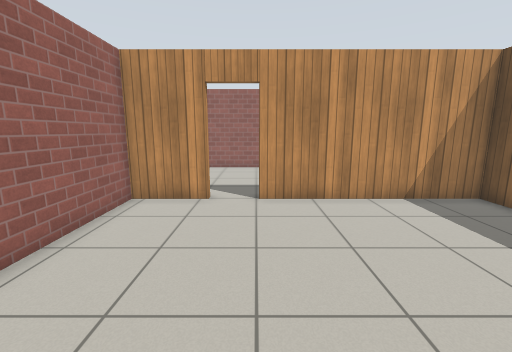
View 1 (above)

18 first-person views from a walk through a robot-simulator world made for Gazebo. The camera is 1.2 m above the floor, tilts 10° down and sees 90° across. The floor is counted in squares, 0.5 m on a side. Each view is taken from the middle of a square. On the plan, view 1 faces up. The plan holds only what a view shows up to about 17 squares ahead; the rest is blank. Gazebo's built-in surfaces are drawn with simple patterns.

View 2
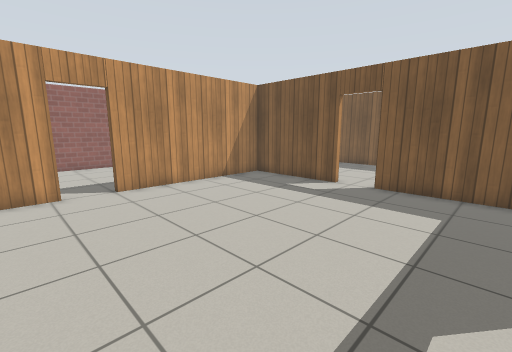

View 3
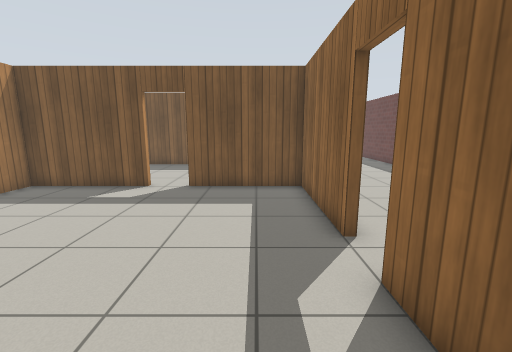

View 4
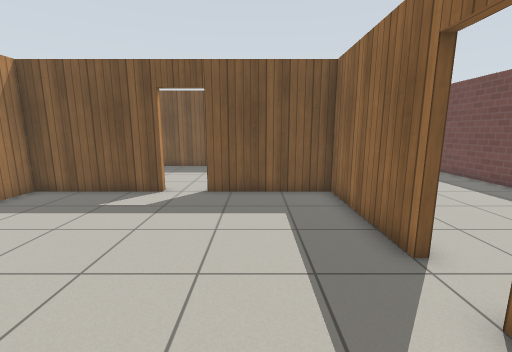

View 5
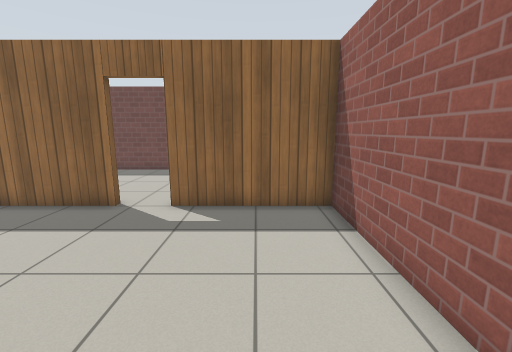

View 6
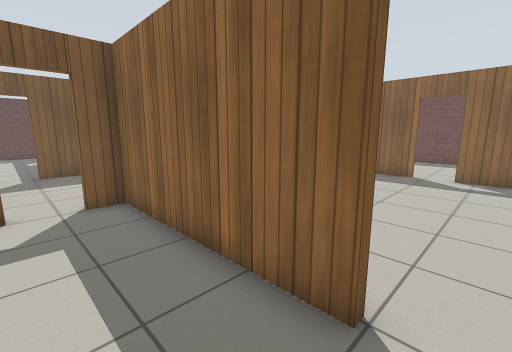

View 7
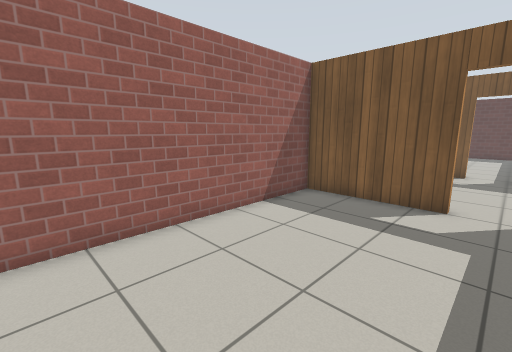

View 8
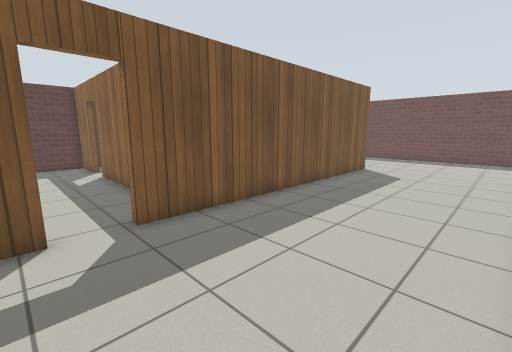

View 9
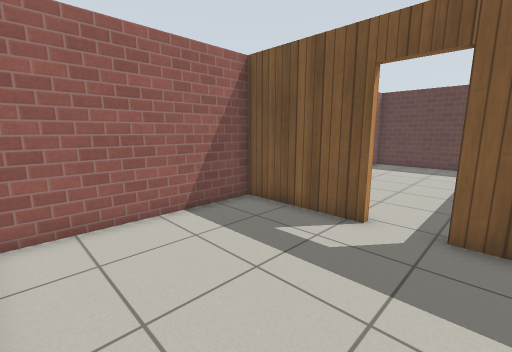

View 10
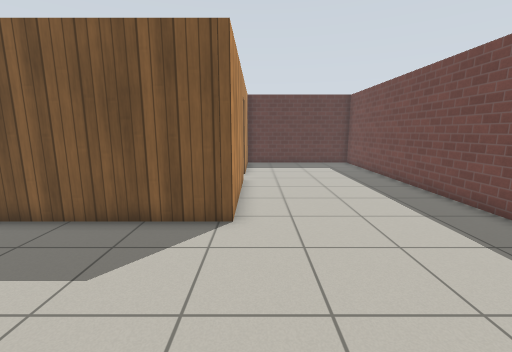

View 11
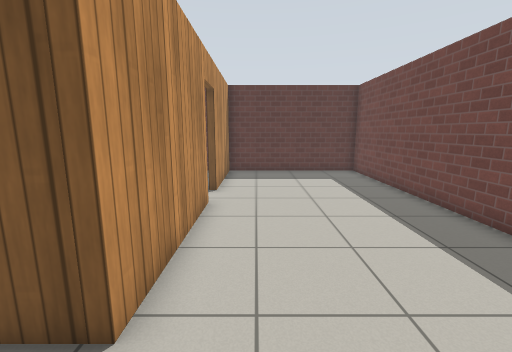

View 12
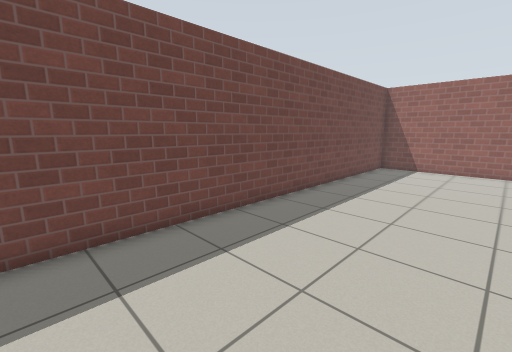

View 13
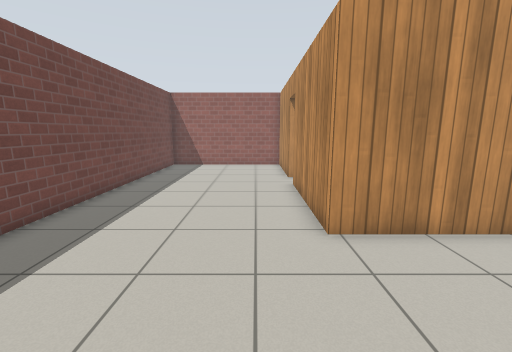

View 14
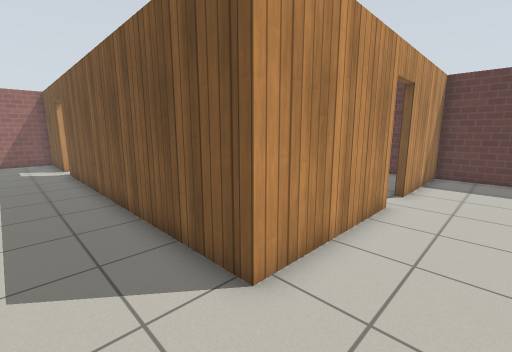

View 15
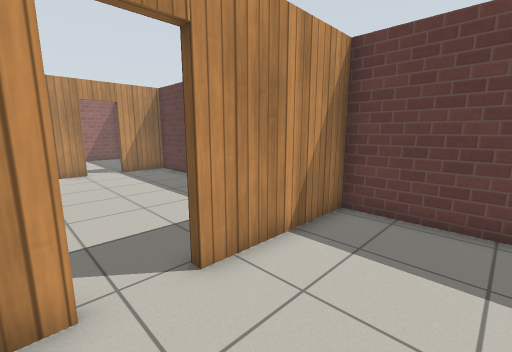

View 16
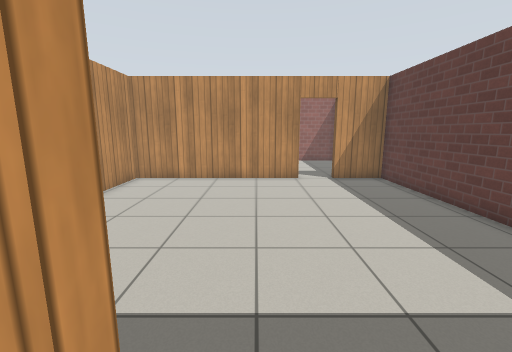

View 17
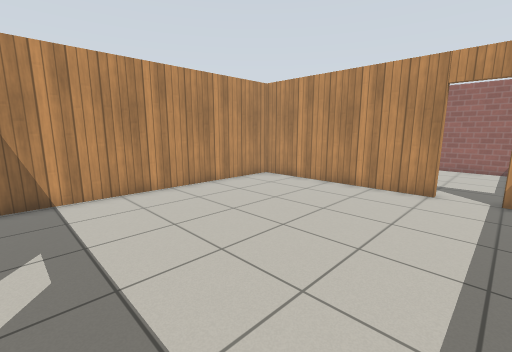

View 18
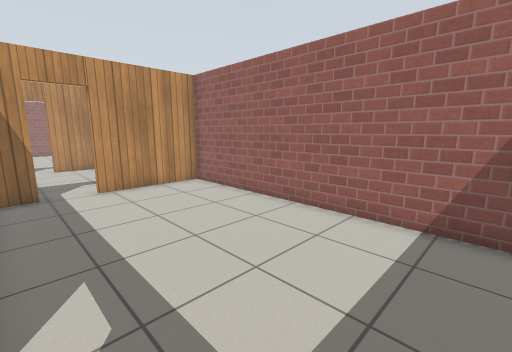

### Floor plan
Points are (right, up) in squares from view 1. A wall is a line through its corners. A room is listed if a view was taken in it or the views show most of it. See-through windows are left out.
Room 1 (views 1, 2, 3, 4, 5)
walls: (2.5, -3) (8, -3) (8, 2); (8, 3.6) (8, 8.9) (0, 8.9); (-1.6, 8.9) (-4.5, 8.9) (-4.5, -3) (0.9, -3)
ways out: open door at (-0.5, 9) to room 2; open door at (1.5, -3) to room 3; open door at (8, 2.5) to room 3
Room 2 (views 6, 7)
walls: (0, 9.2) (8, 9.2) (8, 10.4); (8, 12) (8, 16.9) (-3.1, 16.9)
ways out: open door at (-0.5, 9) to room 1; open door at (8, 11.5) to room 3
Room 3 (views 8, 9, 10, 11, 12, 13, 14, 15, 16)
walls: (8.3, 1) (8.3, -3.4) (2.5, -3.4); (21.4, -3.4) (15.5, -3.4) (15.5, 10.7); (15.6, -11) (28.5, -11) (28.5, -3.4) (23.2, -3.4); (0.8, -3.4) (-3, -3.4); (15.5, 12.5) (15.5, 16.9) (8.7, 16.9); (8.3, 14.3) (8.3, 12.1); (-4.5, -4.9) (-4.5, -11) (13.2, -11)
ways out: open door at (1.5, -3) to room 1; open door at (8, 2.5) to room 1; open door at (8, 11.5) to room 2; open door at (22.5, -3) to room 4; open door at (16, 11.5) to room 5
Room 4 (view 17)
walls: (24.2, 8.9) (15.9, 8.9) (15.9, -2.3); (28.5, 2.1) (28.5, 8.9) (26, 8.9); (28.5, -2.1) (28.5, -1.1)
ways out: open door at (22.5, -3) to room 3; open door at (25.5, 9) to room 5
Room 5 (view 18)
walls: (20.1, 9.2) (24.2, 9.2); (26, 9.2) (28.5, 9.2) (28.5, 15.3); (15.9, 10.9) (15.9, 9.7); (27.2, 16.9) (15.9, 16.9) (15.9, 12.5)
ways out: open door at (16, 11.5) to room 3; open door at (25.5, 9) to room 4

Where each view was taken, in squares from view 1:
view 1: 0 up, 0 right, facing up
view 2: 2 down, 3 left, facing up-right
view 3: 1 down, 3 left, facing right
view 4: 0 up, 2 left, facing right
view 5: 5 up, 2 left, facing down
view 6: 12 up, 1 left, facing down-right
view 7: 11 up, 1 left, facing up-right
view 8: 13 up, 9 right, facing down-right
view 9: 10 up, 9 right, facing up-right
view 10: 4 down, 9 right, facing right
view 11: 5 down, 13 right, facing right
view 12: 5 down, 13 right, facing down-left
view 13: 5 down, 14 right, facing left
view 14: 6 down, 13 right, facing up-right
view 15: 7 down, 21 right, facing up-right
view 16: 4 down, 22 right, facing up
view 17: 2 down, 26 right, facing up-left
view 18: 10 up, 27 right, facing up-left
